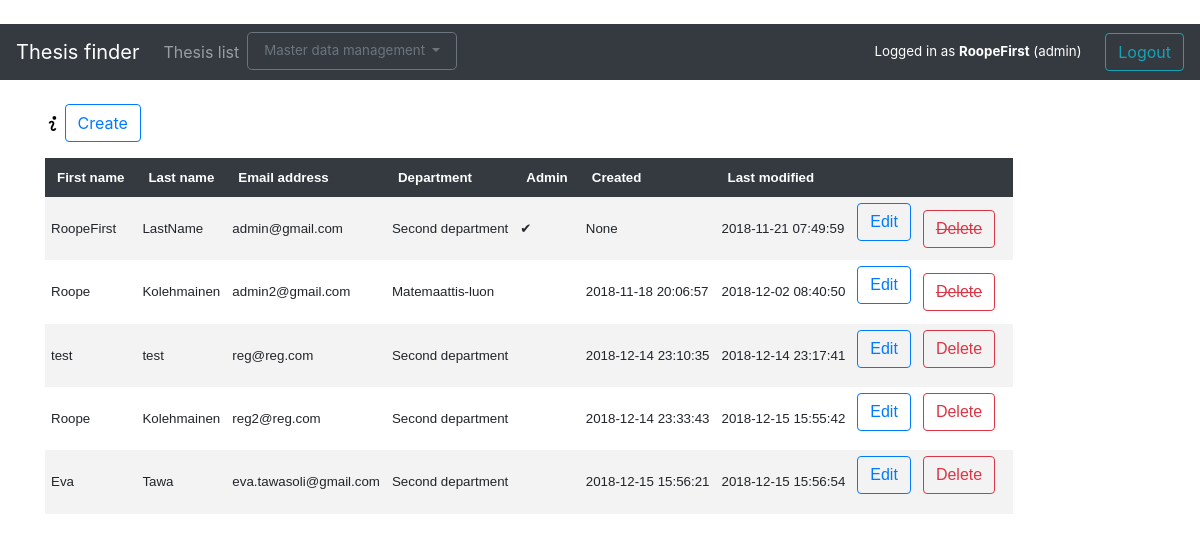
The page /account (signed in) on the database as committed earlier.
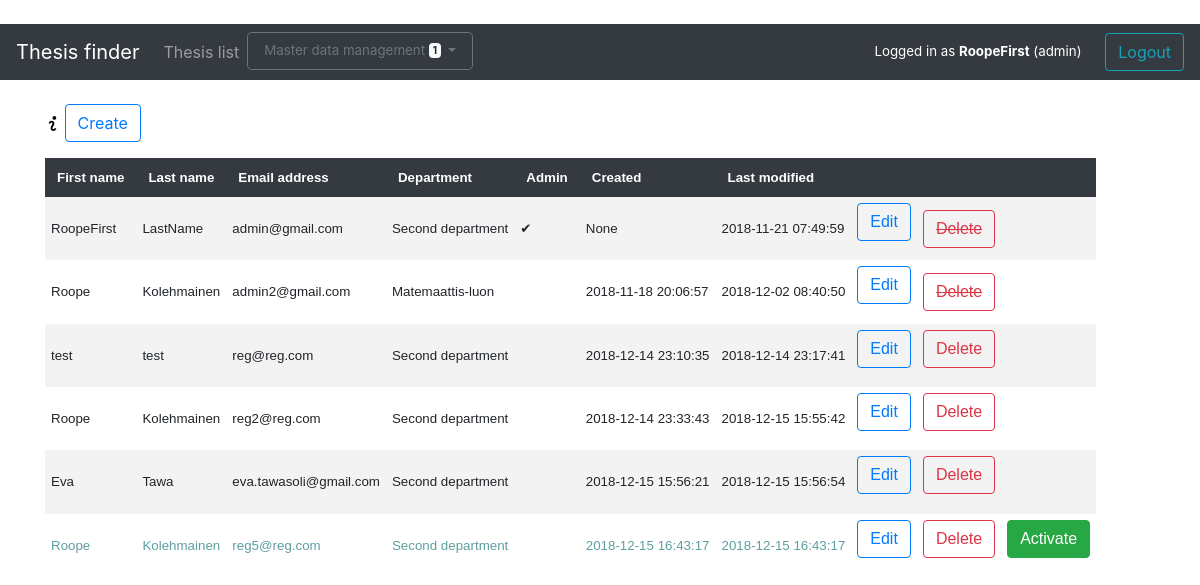
The same page on the database as committed later.
### application/auth/models.py (models this page shows, shortened)
class User(Base):
    __tablename__ = "account"
    userID = db.Column(db.String(100), primary_key=True, nullable=False)
    firstName = db.Column(db.String(144), nullable=False)
    lastName = db.Column(db.String(144), nullable=False)
    password = db.Column(db.String(144), nullable=False)
    admin = db.Column(db.Integer) # Kept as integer for future admin role types
    inactive = db.Column(db.Boolean)
    department = db.Column(db.Integer, db.ForeignKey('department.departmentID'),
                           nullable=True)
    theses = db.relationship("Thesis", backref='account', lazy=True)

### application/departments/models.py (models this page shows, shortened)
class Dept(Base):
    __tablename__ = "department"
    departmentID = db.Column(db.Integer, primary_key=True)
    name = db.Column(db.String(144), nullable=False)
    accounts = db.relationship("User", backref='user_department', lazy=True)

### application/auth/views.py (the view)
@app.route("/account", methods=["GET"])
def accounts_index():
    users =  User.query.outerjoin(Dept, User.department == Dept.departmentID).all()
    theses_users = Thesis.query.distinct(Thesis.userID)
    theses_users = [user.userID for user in theses_users]
    return render_template("auth/list.html", theses_users = theses_users, users = users)

### application/__init__.py (called while the page is built)
@login_manager.user_loader
def load_user(user_id):
    return User.query.get(user_id)

### application/templates/auth/list.html
{% extends "layout.html" %}
{% block body %}
<div class="container">
    {% if (current_user.admin) %}
    <p><img height="15px" width="15px" src="{{url_for('static', filename='info.svg')}}" data-toggle="tooltip" title="Double click row to display single user."
             data-placement="right"><img> <a class="btn btn-outline-primary" href=" {{ url_for('account_form') }} " role="button">Create</a></p>
    <table id="usertable">
        <tr>
            <th>First name</th>
            <th>Last name</th>
            <th>Email address</th>
            <th>Department</th>
            <th>Admin</th>
            <th>Created</th>
            <th>Last modified</th>
            <th colspan="3"></th>
        </tr>
        {% for user in users %}
        {% if user.inactive %}
        <tr id="{{user.userID}}" class="item" style="color:cadetblue">
        {% else %}
        <tr id="{{user.userID}}" class="item">
       {% endif %}
            <td>{{ user.firstName }}</td>
            <td>{{ user.lastName }}</td>
            <td>{{ user.userID }}</td>
            <td>{{ user.user_department.name}}</td>
            <td>{% if user.admin == 1 %}&#10004;{% endif %}</td>
            <td>{{ user.createdOn }}</td>
            <td>{{ user.modifiedOn }}</td>
            <td>
                <form method="GET" action="{{ url_for('account_edit', account_id=user.userID) }}">
                    <input class="btn btn-outline-primary" type="submit" value="Edit">
                </form>
            </td>
            <td>
                {% if user.userID in theses_users %}
                <a tabindex="0" class="btn btn-outline-danger" role="button" data-toggle="popover" data-trigger="focus" data-content="User is supervisor to theses and cannot be deleted">
                    <s>Delete</s></a>
                {% else %}
                <form method="POST" action="{{url_for('user_delete', account_id=user.userID)}}">
                    <input class="btn btn-outline-danger" type="submit" value="Delete">
                </form>
                {% endif %}
            </td>
            <td>{% if user.inactive %}
                <form method="POST" action="{{url_for('user_activate', account_id=user.userID)}}">
                        <input class="btn btn-success" type="submit" value="Activate">
                    </form>
                {% endif %}</td>
        </tr>
        {% endfor %}
        {% endif %}
    </table>
</div>
    {% endblock %}

### application/templates/layout.html (shortened to what this page needs)
﻿<!DOCTYPE html>
<html>
<head>
    <link rel="stylesheet" href="https://maxcdn.bootstrapcdn.com/bootstrap/4.0.0/css/bootstrap.min.css"
>
    <link rel="stylesheet" href="{{url_for('static', filename='chosen/chosen.css')}}">
</head>
<body>
    <nav class="navbar navbar-expand-md navbar-dark bg-dark mb-4">
        <a class="navbar-brand" href="/">Thesis finder</a>
        <div class="collapse navbar-collapse" id="navbarCollapse">
            <ul class="navbar-nav mr-auto">
                <li class="nav-item">
                    <a class="nav-link" href="{{ url_for('theses_index') }} ">Thesis list</a>
                </li>
                {% if current_user.admin %}
                <li class="nav-item">
                    <div class="dropdown">
                        <button class="btn btn-outline-secondary btn-lg dropdown-toggle" type="button" id="dropdownMenuButton"
                            data-toggle="dropdown" aria-haspopup="true" aria-expanded="false">
                            Master data management <span class="badge badge-light">{% if inactive_users == 0 %}{% else %}{{inactive_users}}{% endif %}</span>
                        </button>
                    </div>
                </li>
                {% endif %}
            </ul>
            <div class="login">
                {% if current_user.is_authenticated %}
                Logged in as <b>{{ current_user.firstName }}</b>
                {% if current_user.admin %}
                (admin)
                {% else %}
                (supervisor)<span style="display:inline-block; width: 20px;"></span>
                {% endif %}
                <a class="btn btn-outline-info" href="{{ url_for('auth_logout') }}" role="button">Logout</a>
                {% else %}
                <a class="btn btn-outline-info" href="{{ url_for('auth_login') }}" role="button">Login</a>
                {% endif %}
            </div>
        </div>
    </nav>
    <main role="main" class="container-fluid">
        {% block body %}{% endblock %}
    </main>
</body>
</html>

### application/templates/layout.html (style rules this page uses)
table { font-family: arial, sans-serif; border-collapse: collapse; font-size: smaller; display: inline-block; overflow-x: auto; white-space: nowrap; }
th { color: #ffffff; background-color: #343a40; text-align: left; padding: 12px; }
td { text-align: left; padding: 6px; }
tr:nth-child(even) { background-color: #f3f3f3; }
.login { color: #ffffff }
.btn-outline-secondary { font-size: smaller; }
.login { font-size:smaller; }

Rows that differ between the two databases and show on the page:
added User: firstName "Roope", lastName "Kolehmainen", userID "reg5@reg.com", user_department.name "Second department", createdOn "2018-12-15 16:43:17", modifiedOn "2018-12-15 16:43:17"
Other text that changed with them:
{{ inactive_users }}: (not shown) → "1"
